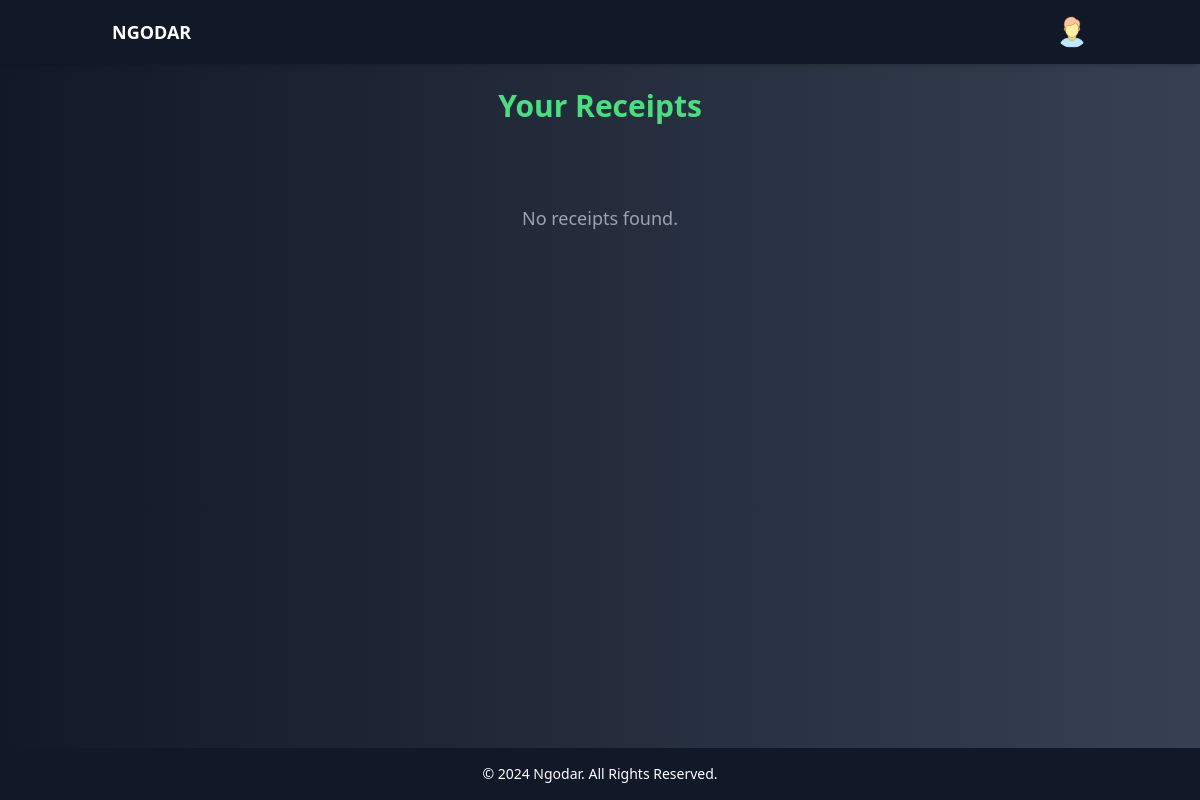
The page /user-home/receipt/ (signed in) on the database as committed earlier.
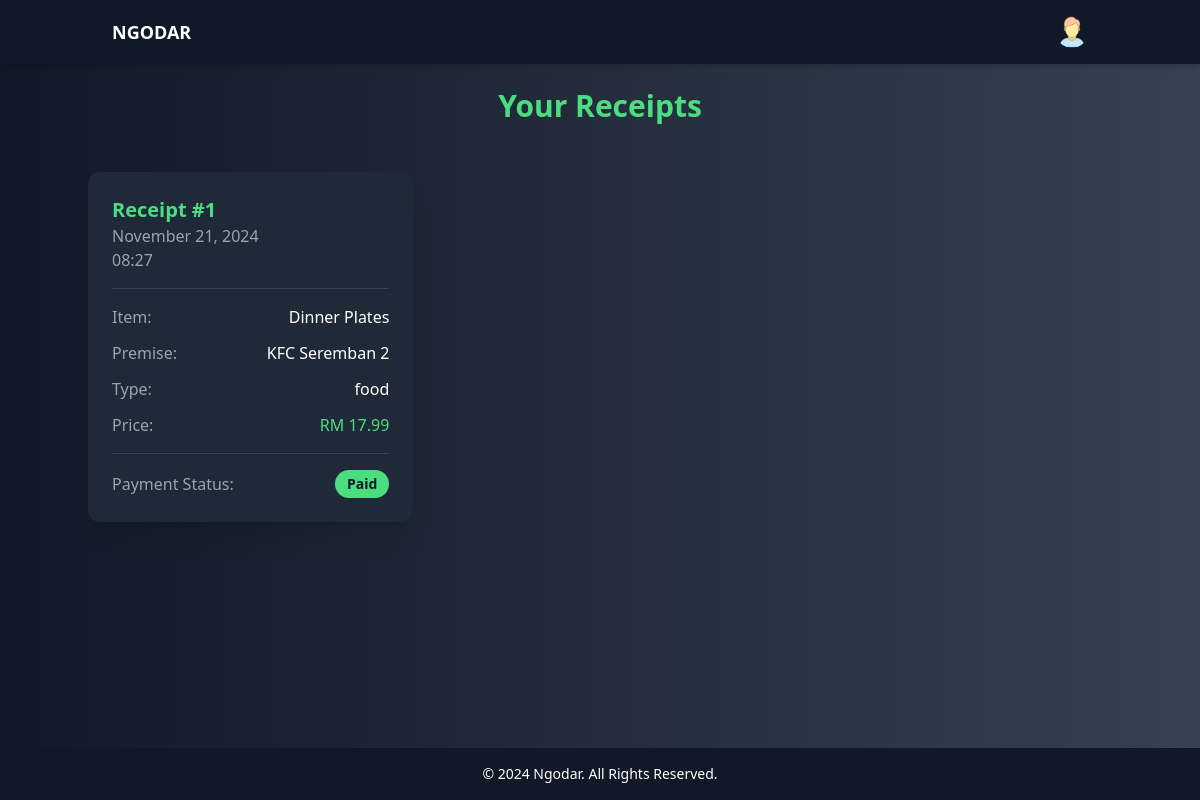
The same page on the database as committed later.
### ngodars/models.py (models this page shows, shortened)
class BOOKING(models.Model):
    PAY = [
        ('not pay', 'Not Pay'),
        ('paid', 'Paid'),
    ]
    bookingID = models.AutoField(primary_key=True)
    payment = models.TextField(choices=PAY, default='not pay')
    datetime = models.DateTimeField(default=None)
    userID = models.ForeignKey(USER, on_delete=models.CASCADE, default=None)
    itemID = models.ForeignKey(ITEM, on_delete=models.CASCADE, default=None)

class ITEM(models.Model):
    def validate_image(image):
        if image.size > 5 * 1024 * 1024:  # Limit to 2 MB
            raise ValidationError("Image file too large ( > 5MB )")
        if not image.name.endswith(('.png', '.jpg', '.jpeg')):
            raise ValidationError("Unsupported file extension. Only .png, .jpg, and .jpeg are allowed.")
    itemID = models.AutoField(primary_key=True)
    itemname = models.TextField(default=None)
    price = models.DecimalField(max_digits=10, decimal_places=2, default=0.00)
    itemimage = models.ImageField(upload_to='item_images/', validators=[validate_image], default=None)
    premiseID = models.ForeignKey(PREMISE, on_delete=models.CASCADE, default=None)

class PREMISE(models.Model):
    PREMISE = [
        {'hall','Hall'},
        {'catering', 'Catering'},
        {'food','Food'},
    ]
    def validate_image(image):
        if image.size > 5 * 1024 * 1024:  # Limit to 2 MB
            raise ValidationError("Image file too large ( > 5MB )")
        if not image.name.endswith(('.png', '.jpg', '.jpeg')):
            raise ValidationError("Unsupported file extension. Only .png, .jpg, and .jpeg are allowed.")
    premiseID = models.AutoField(primary_key=True)
    premisename = models.TextField()
    premisetype = models.TextField(choices=PREMISE,default=None)
    premiseimage = models.ImageField(upload_to='premise_images/', validators=[validate_image], default=None)
    statearea = models.TextField(default=None)
    poscode = models.TextField(default=None)
    unit = models.TextField(default=None)
    streetname = models.TextField(default=None)
    merchantID = models.ForeignKey(MERCHANT, on_delete=models.CASCADE, default=None)

### ngodars/views.py (the view)
# urls.py: path('user-home/receipt/', views.receipt, name='receipt'),
def receipt(request):
    user_id = request.session.get('user_id')
    if not request.session.get('user_type') == 'user':
        request.session.flush()
        messages.error(request, "You do not have permission to view this page. Please login again")
        return redirect('login')
    bookings = BOOKING.objects.filter(userID=user_id).order_by('-datetime')
    if MERCHANT.objects.filter(userID=user_id):
        ismerchant = 'yes'
    return render(request, 'user/receipt.html', {
        'bookings': bookings,
        'user_id': user_id,
        'ismerchant': ismerchant,
    })

### ngodars/templates/user/receipt.html (shortened to what this page needs)
{% load static %}
<!DOCTYPE html>
<html lang="en">
<head>
    <script src="https://cdn.tailwindcss.com"></script>
</head>
<body class="bg-gradient-to-r from-gray-900 to-gray-700 text-white flex flex-col h-full">
    <header class="sticky top-0 z-50 bg-gray-900 shadow-md">
        <div class="container mx-auto flex justify-between items-center py-4 px-6">
            <a href="{% url 'user_home' %}"><h1 class="text-lg font-bold uppercase">Ngodar</h1></a>
            <nav class="flex space-x-6 items-center relative">
                <div class="relative">
                    <img src="{% static 'images/user.png' %}" alt="User Icon"
                         class="h-8 w-8 rounded-full cursor-pointer" id="user-icon">
                </div>
            </nav>
        </div>
    </header>
    <div class="flex-grow flex flex-col">
        <div class="container mx-auto px-4 py-6">
            <h1 class="text-3xl font-bold text-center text-green-400 mb-6 animate-on-scroll">Your Receipts</h1>
        </div>
        <div class="flex-grow overflow-auto custom-scrollbar px-4 pb-6">
            <div class="container mx-auto">
                <div class="grid gap-6 md:grid-cols-2 lg:grid-cols-3">
                    {% for booking in bookings %}
                    {% if booking.payment == 'paid' and booking.userID.userID == user_id %}
                    <div class="bg-gray-800 rounded-xl shadow-xl p-6 animate-on-scroll">
                        <div class="border-b border-gray-700 pb-4 mb-4">
                            <h2 class="text-xl font-semibold text-green-400">Receipt #{{ booking.bookingID }}</h2>
                            <p class="text-gray-400">{{ booking.datetime|date:"F d, Y" }}</p>
                            <p class="text-gray-400">{{ booking.datetime|time:"H:i" }}</p>
                        </div>
                        <div class="space-y-3">
                            <div class="flex justify-between">
                                <span class="text-gray-400">Item:</span>
                                <span class="font-medium">{{ booking.itemID.itemname }}</span>
                            </div>
                            <div class="flex justify-between">
                                <span class="text-gray-400">Premise:</span>
                                <span class="font-medium">{{ booking.itemID.premiseID.premisename }}</span>
                            </div>
                            <div class="flex justify-between">
                                <span class="text-gray-400">Type:</span>
                                <span class="font-medium">{{ booking.itemID.premiseID.premisetype }}</span>
                            </div>
                            <div class="flex justify-between">
                                <span class="text-gray-400">Price:</span>
                                <span class="font-medium text-green-400">RM {{ booking.itemID.price }}</span>
                            </div>
                        </div>
                        <div class="mt-4 pt-4 border-t border-gray-700">
                            <div class="flex justify-between items-center">
                                <span class="text-gray-400">Payment Status:</span>
                                <span class="px-3 py-1 bg-green-400 text-gray-900 rounded-full text-sm font-semibold">
                                    {{ booking.payment|title }}
                                </span>
                            </div>
                        </div>
                    </div>
                    {% endif %}
                    {% empty %}
                    <div class="col-span-full text-center py-8">
                        <p class="text-gray-400 text-lg animate-on-scroll">No receipts found.</p>
                    </div>
                    {% endfor %}
                </div>
            </div>
        </div>
    </div>
    <footer class="bg-gray-900 text-center py-4 mt-auto">
        <p class="text-sm">&copy; 2024 Ngodar. All Rights Reserved.</p>
    </footer>
</body>
</html>

### ngodars/templates/user/receipt.html (style rules this page uses)
.animate-on-scroll { opacity: 0; transform: translateY(20px) scale(0.9); }
.animate-visible { animation: popup 0.7s ease-out forwards; }
html, body { height: 100%; margin: 0; }

Rows that differ between the two databases and show on the page:
added BOOKING: bookingID "1", datetime "November 21, 2024", datetime "08:27", itemID.itemname "Dinner Plates", itemID.premiseID.premisename "KFC Seremban 2", itemID.premiseID.premisetype "food", itemID.price "17.99", payment "Paid"
Other text that changed with them:
text no longer shown: "No receipts found."
